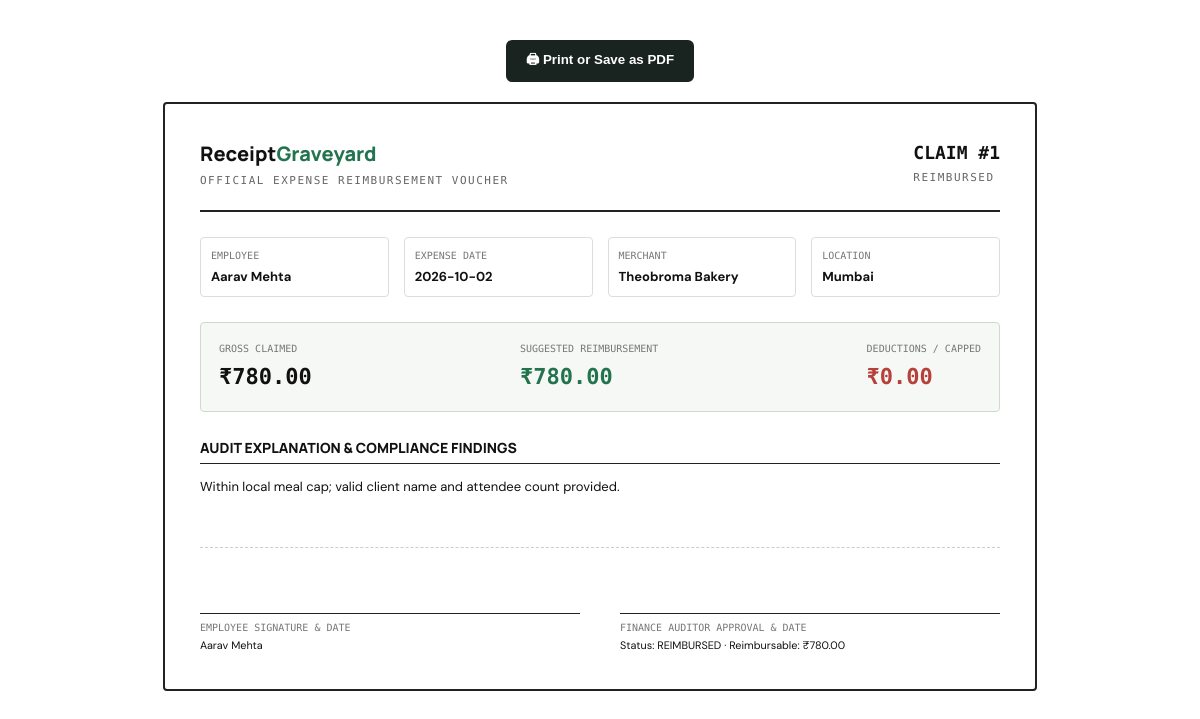
/expense/1/voucher, run on the app's committed database.
### tables this page shows
CREATE TABLE expenses (
            id INTEGER PRIMARY KEY AUTOINCREMENT,
            employee TEXT NOT NULL, submitted_at TEXT NOT NULL, expense_date TEXT,
            merchant TEXT, category TEXT, city TEXT, amount REAL, currency TEXT DEFAULT 'INR',
            amount_inr REAL, client_name TEXT, attendees INTEGER, description TEXT,
            status TEXT, reimbursable REAL, risk_score INTEGER, flags TEXT, explanation TEXT,
            file_name TEXT, file_hash TEXT, source TEXT DEFAULT 'Web Upload'
        , perceptual_hash TEXT, is_trip INTEGER DEFAULT 0, trip_id TEXT, math_status TEXT, extracted_amount REAL, subtotal REAL, tax_amount REAL, tip_amount REAL, non_reimbursable_deduction REAL DEFAULT 0, itemized_items TEXT, ocr_raw_text TEXT, duplicate_of_id INTEGER, suspicion_types TEXT, audit_log TEXT, user_id INTEGER REFERENCES users(id), office_id INTEGER REFERENCES offices(id), payment_method TEXT DEFAULT 'UPI', transaction_ref TEXT, payment_file TEXT, payment_verified INTEGER DEFAULT 0, payment_match_note TEXT, project_code TEXT, attendee_names TEXT, upi_app TEXT DEFAULT 'Google Pay', upi_vpa TEXT, project_id INTEGER REFERENCES projects(id), eligible_amount REAL, difference_from_cap REAL, policy_version TEXT DEFAULT 'v2026.1', editing_deadline TEXT, internal_review_notes TEXT, review_reason TEXT, requested_documents TEXT, reimbursed_at TEXT, reimbursed_by TEXT, reimbursement_tx_ref TEXT, reimbursement_method TEXT, resubmission_count INTEGER DEFAULT 0, evidence_verification_status TEXT DEFAULT 'PENDING', policy_compliance_status TEXT DEFAULT 'PASS', budget_status TEXT DEFAULT 'WITHIN_CAP', approval_status TEXT DEFAULT 'SUBMITTED', reimbursement_status TEXT DEFAULT 'NOT_READY', allocation_id INTEGER REFERENCES project_allocations(id), verification_details_json TEXT, auto_approval_reasons TEXT);

### app.py (the view)
@app.route("/expense/<int:expense_id>/voucher")
def expense_voucher(expense_id):
    with connect() as con:
        row = con.execute("SELECT * FROM expenses WHERE id=?", (expense_id,)).fetchone()
    if not row:
        flash("Expense not found.", "error")
        return redirect(url_for("dashboard"))
    return render_template(
        "voucher.html",
        expense=row,
        flags=json.loads(row["flags"] or "[]"),
        line_items=json.loads(row["itemized_items"] or "[]"),
        policy=POLICY
    )

### app.py (called while the page is built)
def connect():
    con = sqlite3.connect(str(DB_PATH), timeout=30.0)
    con.row_factory = sqlite3.Row
    try:
        con.execute("PRAGMA journal_mode=WAL")
    except Exception:
        pass
    return con

def get_system_settings(con):
    rows = con.execute("SELECT key, value FROM system_settings").fetchall()
    settings = {
        "auto_approval_cap": 1500.0,
        "manager_approval_threshold": 8000.0,
        "vp_approval_threshold": 20000.0,
        "local_meal_cap_default": 1200.0,
        "trip_meal_cap_default": 2200.0,
        "editing_window_hours": 24.0,
        "active_policy_version": "v2026.1"
    }
    for r in rows:
        try:
            settings[r["key"]] = float(r["value"])
        except ValueError:
            settings[r["key"]] = r["value"]
    return settings

### templates/voucher.html (shortened to what this page needs)
<!doctype html>
<html lang="en">
<head>
</head>
<body>
<div class="print-bar">
  <button class="btn-print" onclick="window.print()">🖨 Print or Save as PDF</button>
</div>
<div class="voucher-wrap">
  <div class="voucher-header">
    <div>
      <div class="brand-title">Receipt<span>Graveyard</span></div>
      <div class="doc-type">OFFICIAL EXPENSE REIMBURSEMENT VOUCHER</div>
    </div>
    <div>
      <div class="voucher-id">CLAIM #{{ expense.id }}</div>
      <div class="doc-type">{{ expense.status|upper }}</div>
    </div>
  </div>
  <div class="meta-grid">
    <div class="meta-item">
      <div class="meta-label">Employee</div>
      <div class="meta-val">{{ expense.employee }}</div>
    </div>
    <div class="meta-item">
      <div class="meta-label">Expense Date</div>
      <div class="meta-val">{{ expense.expense_date }}</div>
    </div>
    <div class="meta-item">
      <div class="meta-label">Merchant</div>
      <div class="meta-val">{{ expense.merchant }}</div>
    </div>
    <div class="meta-item">
      <div class="meta-label">Location</div>
      <div class="meta-val">{{ expense.city }} {% if expense.is_trip %}(Trip){% endif %}</div>
    </div>
  </div>
  <div class="amount-box">
    <div class="amount-col">
      <div class="meta-label">GROSS CLAIMED</div>
      <strong>₹{{ "{:,.2f}".format(expense.amount_inr or 0) }}</strong>
    </div>
    <div class="amount-col">
      <div class="meta-label">SUGGESTED REIMBURSEMENT</div>
      <strong class="color-green">₹{{ "{:,.2f}".format(expense.reimbursable or 0) }}</strong>
    </div>
    <div class="amount-col">
      <div class="meta-label">DEDUCTIONS / CAPPED</div>
      <strong class="color-red">₹{{ "{:,.2f}".format(max(0, expense.amount_inr - expense.reimbursable)) }}</strong>
    </div>
  </div>
  <div class="section-title">AUDIT EXPLANATION & COMPLIANCE FINDINGS</div>
  <p>{{ expense.explanation }}</p>
  <div class="signature-grid">
    <div>
      <div class="sign-line"></div>
      <div class="meta-label">Employee Signature & Date</div>
      <small>{{ expense.employee }}</small>
    </div>
    <div>
      <div class="sign-line"></div>
      <div class="meta-label">Finance Auditor Approval & Date</div>
      <small>Status: {{ expense.status }} · Reimbursable: ₹{{ "{:,.2f}".format(expense.reimbursable or 0) }}</small>
    </div>
  </div>
</div>
</body>
</html>

### templates/voucher.html (style rules this page uses)
body { font-family: 'DM Sans', sans-serif; background: #fff; color: #111; margin: 0; padding: 40px; font-size: 13px; line-height: 1.5; }
.voucher-wrap { max-width: 800px; margin: 0 auto; border: 2px solid #222; padding: 35px; border-radius: 4px; }
.voucher-header { display: flex; justify-content: space-between; border-bottom: 2px solid #222; padding-bottom: 20px; margin-bottom: 25px; }
.brand-title { font-family: 'Manrope', sans-serif; font-size: 20px; font-weight: 800; }
.brand-title span { color: #23734f; }
.doc-type { font-family: 'DM Mono', monospace; font-size: 11px; letter-spacing: 1.5px; color: #666; margin-top: 4px; }
.voucher-id { text-align: right; font-family: 'DM Mono', monospace; font-size: 18px; font-weight: 700; }
.meta-grid { display: grid; grid-template-columns: repeat(4, 1fr); gap: 15px; margin-bottom: 25px; }
.meta-item { border: 1px solid #ddd; padding: 10px; border-radius: 4px; }
.meta-label { font-size: 10px; font-family: 'DM Mono', monospace; color: #777; text-transform: uppercase; }
.meta-val { font-size: 13px; font-weight: 700; margin-top: 4px; }
.amount-box { display: flex; justify-content: space-between; background: #f6f8f5; border: 1px solid #d0d8d2; padding: 18px; border-radius: 4px; margin-bottom: 25px; }
.amount-col strong { display: block; font-size: 22px; font-family: 'DM Mono', monospace; margin-top: 4px; }
.color-green { color: #23734f; }
.color-red { color: #b6403a; }
.section-title { font-family: 'Manrope', sans-serif; font-size: 14px; font-weight: 800; border-bottom: 1px solid #222; padding-bottom: 5px; margin: 25px 0 12px; }
.signature-grid { display: grid; grid-template-columns: 1fr 1fr; gap: 40px; margin-top: 50px; border-top: 1px dashed #ccc; padding-top: 30px; }
.sign-line { border-bottom: 1px solid #222; height: 35px; margin-bottom: 6px; }
.print-bar { text-align: center; margin-bottom: 20px; }
.btn-print { background: #19231f; color: #fff; border: 0; padding: 10px 20px; border-radius: 6px; font-weight: 700; cursor: pointer; }

### data on the page
expenses: id "1", status "REIMBURSED", employee "Aarav Mehta", expense_date "2026-10-02", merchant "Theobroma Bakery", city "Mumbai", amount_inr "780.00", reimbursable "780.00", amount_inr+reimbursable "0.00", explanation "Within local meal cap; valid client name and attendee count provided."
